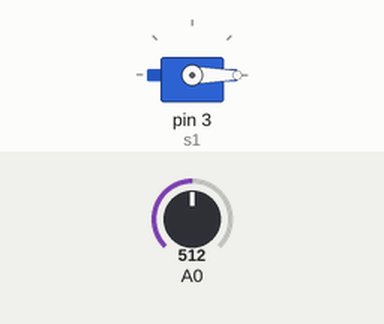
This sketch was run on a simulated Arduino Uno, built with avr-gcc and run on an emulated ATmega328P. On the bench: servo. The test bench sets the inputs (shaded band); at power-on: A0 = 512.

Above: at 1.2 s.
1.3 s: A0 set to 770
2.8 s: A0 set to 796
At 3.1 s:
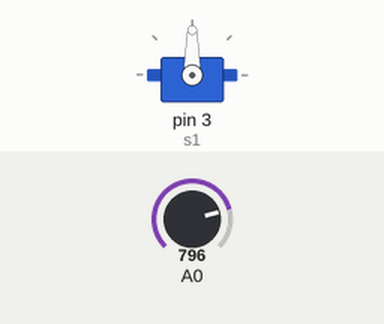
4.3 s: A0 set to 772
At 5.5 s:
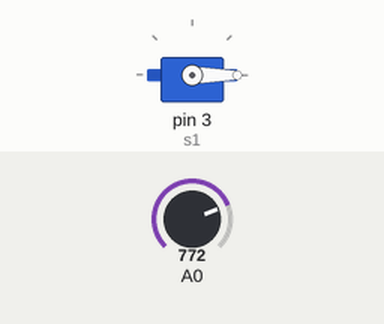
5.8 s: A0 set to 792
At 6.6 s:
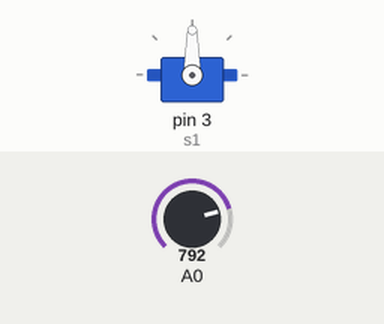
Timing chart, 0 to 8.3 s (numbered marks = the images above; inputs shaded):
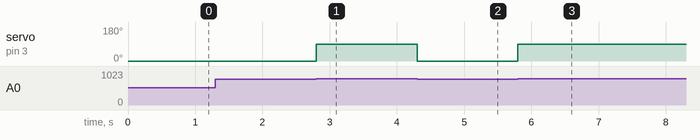

The sketch:

Task_1.ino
```cpp
#include "Servo.h"

int ADC_val = 0;
Servo s1;
void setup() {
  // put your setup code here, to run once:
  s1.attach(3);
  pinMode(A0,INPUT);
}

void loop() {
  // put your main code here, to run repeatedly:
  ADC_val = analogRead(A0);
  if (ADC_val > 782)
    s1.write(90);
  else
    s1.write(0);
}
```

Measured:
- the behaviour switches between 782 and 783 on A0 (found by bisection; images 0 and 1)
- after the input at 1.3 s, every drawn part: stays the same
- after the input at 2.8 s, servo on pin 3 (s1): 0° → 90° at once
- after the input at 4.3 s, servo on pin 3 (s1): 90° → 0° at once
- after the input at 5.8 s, servo on pin 3 (s1): 0° → 90° at once
